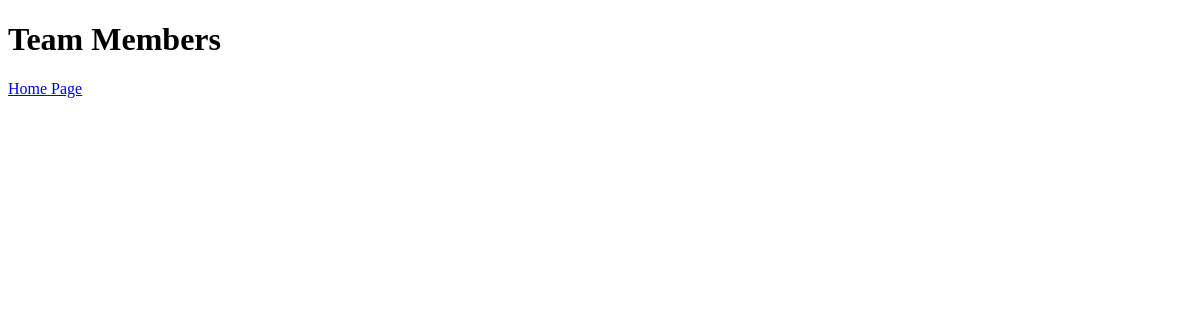
Before: /team/ with the older database file.
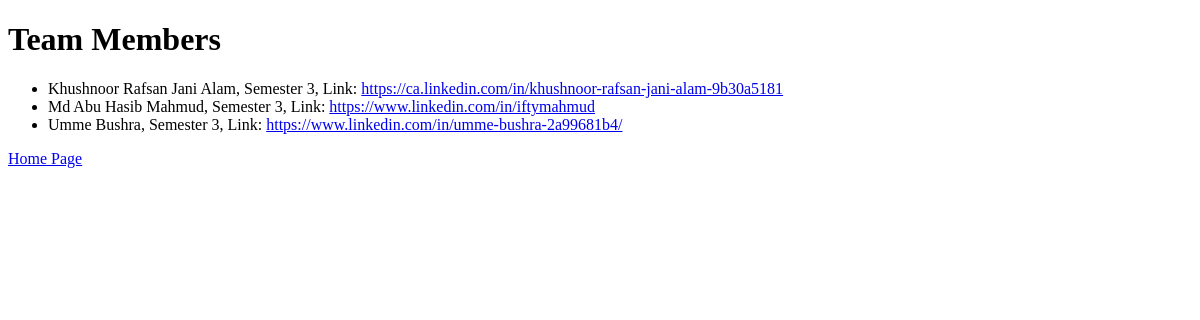
After: the same page with the newer database file.
### carapp/models.py (models this page shows, shortened)
class TeamMember(models.Model):
    first_name = models.CharField(max_length=50)
    last_name = models.CharField(max_length=50)
    semester = models.IntegerField()
    personal_link = models.URLField()
    class Meta:
        ordering = ['first_name']

### carapp/views.py (the view)
# urls.py: path('team/', TeamMembersView.as_view(), name='team_members'),
class TeamMembersView(View):
    def get(self, request):
        members = TeamMember.objects.all()
        return render(request, 'carapp/team_members.html', {'members': members})

### carapp/templates/carapp/team_members.html (shortened to what this page needs)
<!DOCTYPE html>
<html>
<head lang="en">
</head>
<body>
    <h1>Team Members</h1>
    <ul>
        {% for member in members %}
            <li>
                {{ member.first_name }} {{ member.last_name }}, Semester {{ member.semester }},
                Link: <a href="{{ member.personal_link }}">{{ member.personal_link }}</a>
            </li>
        {% endfor %}
    </ul>
    <p><a href="{% url 'carapp:homepage' %}">Home Page</a></p>
</body>
</html>

Changed rows visible on the page:
added TeamMember: first_name "Khushnoor Rafsan Jani", last_name "Alam", semester "3", personal_link "https://ca.linkedin.com/in/khushnoor-rafsan-jani-alam-9b30a5181"
added TeamMember: first_name "Md Abu Hasib", last_name "Mahmud", semester "3", personal_link "https://www.linkedin.com/in/iftymahmud"
added TeamMember: first_name "Umme", last_name "Bushra", semester "3", personal_link "https://www.linkedin.com/in/umme-bushra-2a99681b4/"
